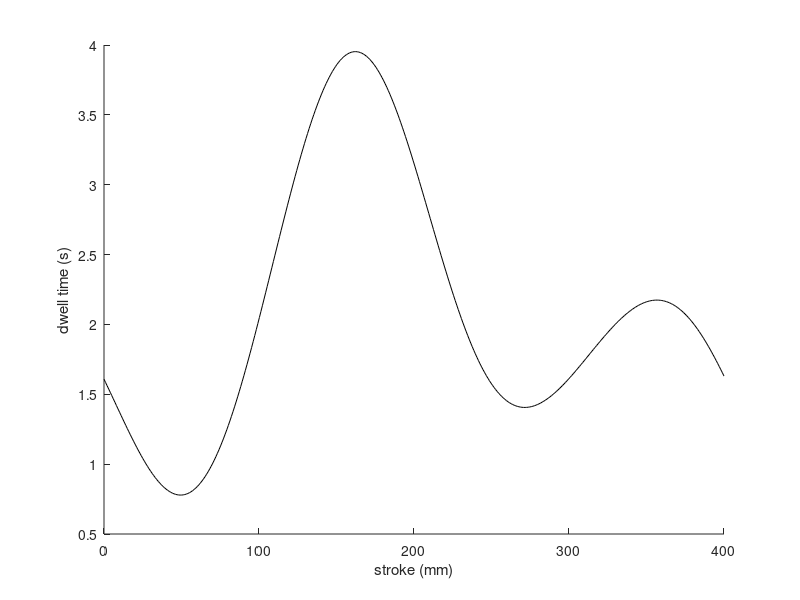

Recreate this plot in MATLAB. (Note: this script raises an error after producing the figure.)
%% Find a optimal solution for elapsed time in the process of ion etching
clear all; close all; clc

% % etch depth vs stroke ---------------------------------------------------%
% load etch_depth.mat
% 
% figure, plot(stroke, depth, 'k-');
% xlabel('stroke (nm)')
% ylabel('etch depth (nm)')
% 
% % figure, plot(stroke, depth, 'k-');
% % xlabel('stroke (nm)')
% % ylabel('etch depth (nm)')
% % axis equal
% 
% % etch time vs stroke ----------------------------------------------------%
% % assume that etch rate is 1 nm/s 
% etchRate = 1;
% etchTime = depth / etchRate;
% 
% figure, hold on;
% plot(stroke, etchTime, 'k-');
% xlabel('stroke (nm)')
% ylabel('etch time (s)')
% title(['etch rate: ' num2str(etchRate) ' nm/s'])
% 
% % find peaks, valleys and boundary points
% [pks, plocs] = findpeaks(etchTime);
% [vls, vlocs] = findpeaks(-etchTime);
% vls = -vls;
% bps = etchTime([1 end]);
% 
% plot(stroke(plocs), pks, 'r.')
% plot(stroke(vlocs), vls, 'b.')
% plot(stroke([1 end]), bps, 'g.')
% 
% % find maximal an minimal
% [maxEtchTime, maxIdx] = max(etchTime);
% [minEtchTime, minIdx] = min(etchTime);
% 
% plot(stroke(maxIdx), maxEtchTime, 'ro')
% plot(stroke(minIdx), minEtchTime, 'bo')
% 
% % averages
% meanEtchTime = mean(etchTime);
% %medianEtchTime = median(etchTime);
% %middleEtchTime = 0.5 * (maxEtchTime + minEtchTime);
% 
% plot(stroke, meanEtchTime*ones(size(stroke)), 'k-.')
% 
% % elapsed time -----------------------------------------------------------%
% leafWidth = 6*10^7; % in nm
% totalStroke = stroke(end) - stroke(1) + leafWidth; % in nm
% 
% % max tunable ratio of dwell time
% maxTunableRatio = leafWidth/totalStroke;
% 
% % equations:
% % totalTime = maxEtchTime + minDwellTime = minEtchTime + maxDwellTime;
% %
% % inequations:
% % minDwellTime > 0 ==> elapsedTime > maxEtchTime
% % maxDwellTime/elapsedTime < maxTunableRatio ==>
% %    elapsedTime - minEtchTime < maxTunableRatio*elapsedTime
% % or elapsedTime < minEtchTime / (1-maxTunableRatio)
% %
% % maxEtchTime < elapsedTime < minEtchTime/(1-maxTunableRatio)
% if maxEtchTime < minEtchTime/(1-maxTunableRatio)
%     elapsedTimeRange = [maxEtchTime, minEtchTime/(1-maxTunableRatio)];
%     elapsedTimeOpt = meanEtchTime / (1 - 0.5*maxTunableRatio);
%     if elapsedTimeOpt>elapsedTimeRange(1) && elapsedTimeOpt<elapsedTimeRange(2)
%         elapsedTime = elapsedTimeOpt;
%     end
% else
%     % over the range
% end
% 
% plot(stroke, maxEtchTime*ones(size(stroke)), 'k:');
% plot(stroke, minEtchTime/(1-maxTunableRatio)*ones(size(stroke)), 'k:');
% 
% plot(stroke, elapsedTime*ones(size(stroke)), 'r:')
% plot(stroke, ( 2*meanEtchTime-elapsedTime)*ones(size(stroke)), 'b:')
% 
% % dwell time vs stroke ---------------------------------------------------%
% % assume that total running time is 32 s
% dwellTime = depth2dwell(depth, elapsedTime, etchRate);
% figure, hold on;
% plot(stroke, dwellTime, 'k-')
% xlabel('stroke (nm)')
% ylabel('dwell time (s)')
% title(['elapsed time: ' num2str(elapsedTime) ' s'])
% 
% maxDwellTime = elapsedTime - minEtchTime;
% minDwellTime = elapsedTime - maxEtchTime;
% 
% meanDwellTime = mean(dwellTime);
% %middleDwellTime = 0.5 * (maxDwellTime + minDwellTime);
% plot(stroke, meanDwellTime*ones(size(stroke)), 'k-.')
% 
% % tunable range of dwell time
% maxTunableHeight = elapsedTime * maxTunableRatio;
% tunableRange = [0 maxTunableHeight];
% plot(stroke, maxTunableHeight*ones(size(stroke)), 'b:')
% plot(stroke, zeros(size(stroke)), 'r:')
% 
% plot(stroke(plocs), elapsedTime-pks, 'r.')
% plot(stroke(vlocs), elapsedTime-vls, 'b.')
% plot(stroke([1 end]), elapsedTime-bps, 'g.')
% 
% plot(stroke(minIdx), maxDwellTime, 'bo')
% plot(stroke(maxIdx), minDwellTime, 'ro')

%% processing

% dwell time vs stroke ---------------------------------------------------%
load dwell_time.mat

figure, hold on;
plot(stroke, dwellTime, 'k-');
xlabel('stroke (mm)')
ylabel('dwell time (s)')

% find peaks, valleys and boundary points
[pks, plocs] = findpeaks(dwellTime);
[vls, vlocs] = findpeaks(-dwellTime);
vls = -vls;
bps = dwellTime([1 end]);

plot(stroke(plocs), pks, 'r.')
plot(stroke(vlocs), vls, 'b.')
plot(stroke([1 end]), bps, 'k.')
plot([stroke(1) stroke(1)], [0 bps(1)], 'k:')
plot([stroke(end) stroke(end)], [0 bps(end)], 'k:')

leafWidth = 60;
margins(1:2) = 0.5 * leafWidth;

xhead = stroke(find(stroke<margins(1))) - margins(1);
xtail = stroke(find(stroke>stroke(end)-margins(2))) + margins(2);
x = [xhead, stroke, xtail];
y = spline(stroke, dwellTime, x);

plot(x, y, 'b:')
xlim(x([1 end]))

plot(x([1 end]), y([1 end]), 'g.')

% critical points
[sortedLocs, ~] = sort([plocs vlocs]);
pvLocs = sortedLocs + numel(xhead);
crtLocs = [1 pvLocs numel(x)];

plot(x(crtLocs), y(crtLocs), 'ro')

% select the 2nd S shaped curve
% loc2 = crtLocs(2):crtLocs(3);
% plot(x(loc2), y(loc2), 'r-', 'LineWidth', 3)

elapsedTime = 32.167508015297585; % sec.

totalStroke = stroke(end) - stroke(1) + leafWidth; % in mm
% max tunable ratio of dwell time
maxTunableRatio = leafWidth/totalStroke;

vLeaf = totalStroke / elapsedTime;

% maxDwellTime = leafWidth / vLeaf;
maxDwellTime = maxTunableRatio * elapsedTime;

angles = rad2deg(asin(y / maxDwellTime));
figure, hold on;
plot(x, angles)
ylim([0 90])
xlim(x([1 end]))

format_ticks(gca, '^{}', '^{\circ}')

% microStepAngle = 0.225;
% % nMicroSteps = floor((max(angles) - min(angles)) / microStepAngle);
% minAng = ceil(min(angles)/microStepAngle) * microStepAngle;
% maxAng = floor(max(angles)/microStepAngle) * microStepAngle;
% microAngs = (minAng:microStepAngle:maxAng);


figure, hold on;
plot(stroke, dwellTime, 'k-');
xlabel('stroke (mm)')
ylabel('dwell time (s)')

% peak neighbors
ploc1 = plocs(1) + (-50:50);
plot(stroke(ploc1), dwellTime(ploc1), 'b-', 'LineWidth', 2)
plot(stroke(plocs(1)), pks(1), 'r.')
plot(stroke(plocs(1)), pks(1), 'ro')

% valley neighbors
vloc1 = vlocs(1) + (-30:30);
plot(stroke(vloc1), dwellTime(vloc1), 'b-', 'LineWidth', 2)
plot(stroke(vlocs(1)), vls(1), 'r.')
plot(stroke(vlocs(1)), vls(1), 'ro')

figure, hold on;
ploc1 = plocs(1) + (-50:50);
plot(stroke(ploc1), dwellTime(ploc1), 'b-', 'LineWidth', 2)
plot(stroke(plocs(1)), pks(1), 'r.')
plot(stroke(plocs(1)), pks(1), 'ro')

figure, hold on;
vloc1 = vlocs(1) + (-30:30);
plot(stroke(vloc1), dwellTime(vloc1), 'b-', 'LineWidth', 2)
plot(stroke(vlocs(1)), vls(1), 'r.')
plot(stroke(vlocs(1)), vls(1), 'ro')

